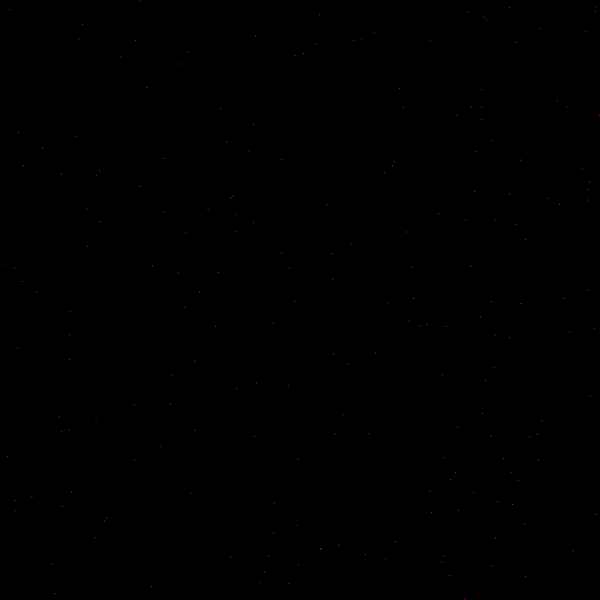
Frame 1 (no input)
Frame 60 (no input): identical to frame 1, image omitted
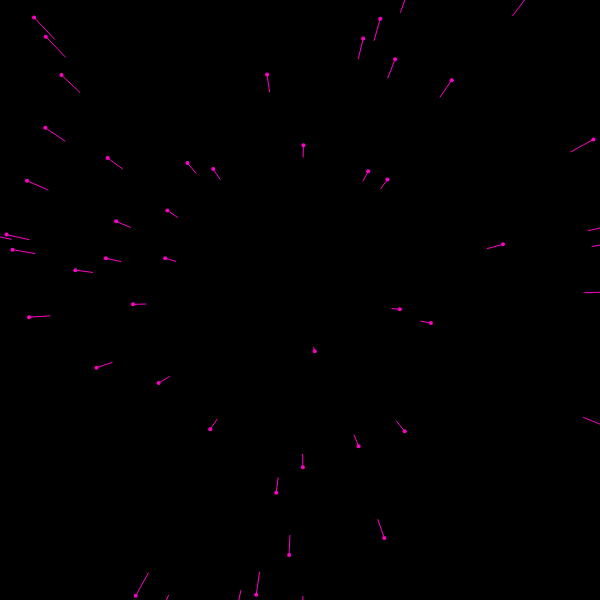
Frame 120 (the mouse pressed at the canvas centre since frame 60)

The p5.js sketch that drew these frames (run headless with seeded random() and noise() and a simulated clock; from frame 60 on, the mouse is pressed at the canvas centre):

// p5.js sketch
// ── sketch.js
class Star{
    constructor(){
        this.x = random(-width,width)
        this.y = random(-width, height)
        this.z = width

        this.pz =this.z
    }

    show(){
        fill (255,0,200)
        noStroke()

        let sx = map(this.x/this.z, 0,1, 0, width)
        let sy = map(this.y/this.z, 0,1,0, height)

        let r = map(this.z,0, width,8,0)
        ellipse(sx,sy,r,r)

        let px = map(this.x /this.pz, 0,1,0,width)
        let py = map(this.y/this.pz,0,1,0,height)

        this.pz = this.z
        
        stroke(255,0,200)
        line (px,py,sx,sy)

    }

    move(){
        this.z -= speed

        if(this.z < 1){
            console.log("here")
            this.z = width
            this.x = random(-width, width)
            this.y = random(-height, height)
            this.px = this.x 
            this.py = this.y
        }
        //console.log(this.z)
    }

    run(){
        this.move()
        this.show()
        
    }
}

let stars = []
let number = 800

let speed

function setup(){
    createCanvas(600,600)
    for(let i=0; i< number; ++i){
        stars[i] = new Star()
    }

}

function draw(){
    speed = map(mouseX, 0, width,0,50)
    background(0)
    translate(width/2, height/2)
    for (let i =0; i< number; ++i){
        stars[i].run()
    }
}
